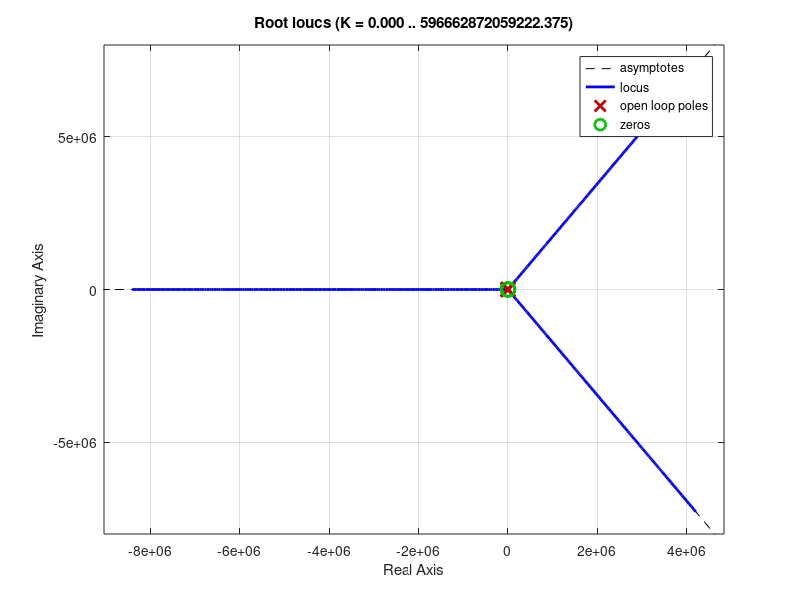

Write MATLAB code to recreate this figure. (Note: this script raises an error after producing the figure.)
clear
close all
clc


% Requirements
MP = 10; %Overshoot
RT = 0.5; %Rise time

df = -log(MP/100) * sqrt(1/(pi^2 + log(MP/100)^2)); %Find dampning factor


% Plant (Motor - Dynamics)
G = 4 * tf([0,23.06574206],[0.46,1]) * tf([0,0.1615],[0.02130,0]);

% Integrator
I = tf([1],[1,0]);


% Controller time

P = tf([1,2.1739],[1,2.1739*10]); %Poles replacement

%PID = 0.15 + 0.5*tf([1,0],[0,1]) + 1*tf([0,1],[1,0]);

%L = tf([1,4,1],[1,0]);

z = 1.8/RT*2;

L = tf([1,z],[1,20*z]);

K = 654;

D = P * L * L * K;


% Generate a root locus of the plant and controller
figure(), rlocus(G*D*I);


% Draw our requirements on the graph
line(tan(acos(df)+(pi/2)));
circle(0,0,(1.8/RT));


% At last draw the closed loop step response
CL = ((G*D)/(1+G*D*I))*I;

figure(), step(CL);
[y, t] = step(CL);
sse = abs(1-y(length(y)));


% For drawing circles
function h = circle(x,y,r)
hold on
th = 0:pi/50:2*pi;
xunit = r * cos(th) + x;
yunit = r * sin(th) + y;
h = plot(xunit, yunit);
hold off
end

% For drawing lines
function h = line(a)
hold on
xunit = -100:100;
yunit = a * xunit;
h = plot(xunit, yunit);
hold off
end